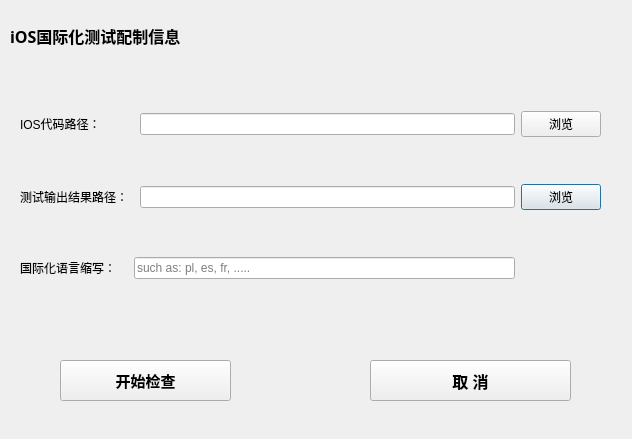
<?xml version="1.0" encoding="UTF-8"?>
<ui version="4.0">
 <class>iOSInternationalTest</class>
 <widget class="QDialog" name="iOSInternationalTest">
  <property name="geometry">
   <rect>
    <x>0</x>
    <y>0</y>
    <width>632</width>
    <height>439</height>
   </rect>
  </property>
  <property name="minimumSize">
   <size>
    <width>0</width>
    <height>13</height>
   </size>
  </property>
  <property name="windowTitle">
   <string>iOS-国际化测试配制</string>
  </property>
  <widget class="QLabel" name="label">
   <property name="geometry">
    <rect>
     <x>10</x>
     <y>20</y>
     <width>191</width>
     <height>31</height>
    </rect>
   </property>
   <property name="font">
    <font>
     <family>微软雅黑</family>
     <pointsize>12</pointsize>
     <weight>75</weight>
     <bold>true</bold>
    </font>
   </property>
   <property name="text">
    <string>iOS国际化测试配制信息</string>
   </property>
  </widget>
  <widget class="QWidget" name="gridLayoutWidget_2">
   <property name="geometry">
    <rect>
     <x>20</x>
     <y>70</y>
     <width>581</width>
     <height>251</height>
    </rect>
   </property>
   <layout class="QGridLayout" name="gridLayout_2">
    <item row="1" column="3">
     <widget class="QPushButton" name="pushButton_2">
      <property name="text">
       <string>浏览</string>
      </property>
     </widget>
    </item>
    <item row="0" column="2">
     <widget class="QLineEdit" name="lineEdit"/>
    </item>
    <item row="0" column="3">
     <widget class="QPushButton" name="pushButton">
      <property name="text">
       <string>浏览</string>
      </property>
     </widget>
    </item>
    <item row="0" column="0">
     <widget class="QLabel" name="label_2">
      <property name="text">
       <string>IOS代码路径：</string>
      </property>
     </widget>
    </item>
    <item row="2" column="0">
     <widget class="QLabel" name="label_4">
      <property name="text">
       <string>国际化语言缩写：</string>
      </property>
     </widget>
    </item>
    <item row="1" column="0">
     <widget class="QLabel" name="label_3">
      <property name="text">
       <string>测试输出结果路径：</string>
      </property>
     </widget>
    </item>
    <item row="2" column="1" colspan="2">
     <widget class="QLineEdit" name="lineEdit_3">
      <property name="minimumSize">
       <size>
        <width>0</width>
        <height>15</height>
       </size>
      </property>
      <property name="placeholderText">
       <string>such as: pl, es, fr, .....</string>
      </property>
     </widget>
    </item>
    <item row="1" column="2">
     <widget class="QLineEdit" name="lineEdit_2"/>
    </item>
   </layout>
  </widget>
  <widget class="QPushButton" name="but_sure">
   <property name="geometry">
    <rect>
     <x>60</x>
     <y>360</y>
     <width>171</width>
     <height>41</height>
    </rect>
   </property>
   <property name="font">
    <font>
     <family>微软雅黑</family>
     <pointsize>11</pointsize>
     <weight>75</weight>
     <bold>true</bold>
    </font>
   </property>
   <property name="text">
    <string>开始检查</string>
   </property>
  </widget>
  <widget class="QPushButton" name="but_cancel">
   <property name="geometry">
    <rect>
     <x>370</x>
     <y>360</y>
     <width>201</width>
     <height>41</height>
    </rect>
   </property>
   <property name="font">
    <font>
     <family>微软雅黑</family>
     <pointsize>12</pointsize>
     <weight>75</weight>
     <italic>false</italic>
     <bold>true</bold>
     <underline>false</underline>
     <strikeout>false</strikeout>
     <kerning>false</kerning>
    </font>
   </property>
   <property name="text">
    <string>取 消</string>
   </property>
  </widget>
 </widget>
 <resources/>
 <connections/>
</ui>
